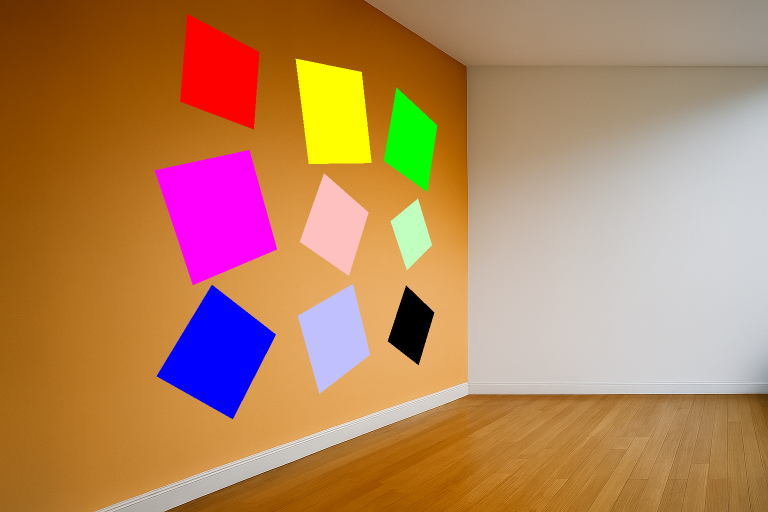
#> input picture img/challenge1.png, 1536 x 1024 px (shown at 1/2 size)
$ python challenge1.py
#> lines starting #> are read from the running program, lines starting #| are printed output that depends on the picture
### primitive.py
import numpy as np
import matplotlib.pyplot as plt

def is_in_quadrangle_homography(H, x, y, size=100):
    u, v = homography_apply(H, x, y)
    return (0 <= u <= size) and (0 <= v <= size)


def homography_estimate(x1, y1, x2, y2):
    H = np.array([[0,0,0],[0,0,0],[0,0,1]])
    A=np.zeros((8,8))
    B=np.zeros(8)

    for i in range(len(x1)):
        A[2*i] = [x1[i], y1[i], 1, 0, 0, 0, -x1[i]*x2[i], -y1[i]*x2[i]]
        A[2*i+1] = [0, 0, 0, x1[i], y1[i], 1, -x1[i]*y2[i], -y1[i]*y2[i]]

    for i in range(len(x2)):
        B[2*i] = x2[i]
        B[2*i+1] = y2[i]

    h = np.linalg.solve(A, B)
    H = np.array([
        [h[0], h[1], h[2]],
        [h[3], h[4], h[5]],
        [h[6], h[7], 1]
    ])

    return H

def homography_apply(H, x1, y1):
    # extraire les coefs de H
    h11, h12, h13 = H[0][0], H[0][1], H[0][2]
    h21, h22, h23 = H[1][0], H[1][1], H[1][2]
    h31, h32, h33 = H[2][0], H[2][1], H[2][2]

    x2 = (h11 * x1 + h12 * y1 + h13)/(h31 * x1 + h32 * y1 + h33)
    y2 = (h21 * x1 + h22 * y1 + h23)/(h31 * x1 + h32 * y1 + h33)

    return (x2, y2)

# [55 lines left out: functions homography_extraction, homography_cross_projection, homography_projection, not called in this run]

### challenge1.py
import primitive as p
import matplotlib.pyplot as plt
import numpy as np


def count_pixel(image, colors):
    count = np.zeros(len(colors))
    for i in range(image.shape[0]):
        for j in range(image.shape[1]):
            for k in range(len(colors)):
                if np.array_equal(image[i, j]*255, colors[k]):
                    count[k] += 1
    return count

def main():

    # importer l'image
    I = plt.imread("img/challenge1.png")
#> I is the input picture: shape (1024, 1536, 3) float32; mean R, G, B 0.706, 0.52, 0.367
    h, w = I.shape[0], I.shape[1]
#> h = 1024; w = 1536

    # coordonnées du carré de référence
    carre_image_x = [591, 723, 617, 742]
    carre_image_y = [117, 144, 327, 325]

    # coordonnées du carré destination
    carre_ref_x = [300, 400, 300, 400]
    carre_ref_y = [50, 50, 150, 150]

    H = p.homography_estimate(carre_ref_x, carre_ref_y, carre_image_x, carre_image_y)

    new_w = 600
    new_h = 500

    # création de la nouvelle image
    new_I = np.ones((new_h, new_w, 3), dtype=I.dtype)
    for i in range(new_h):
        for j in range(new_w):
            x_i, y_i = p.homography_apply(H, j, i)
            if 0 <= round(x_i) < w and 0 <= round(y_i) < h:
                new_I[i, j] = I[int(round(y_i)), int(round(x_i))]
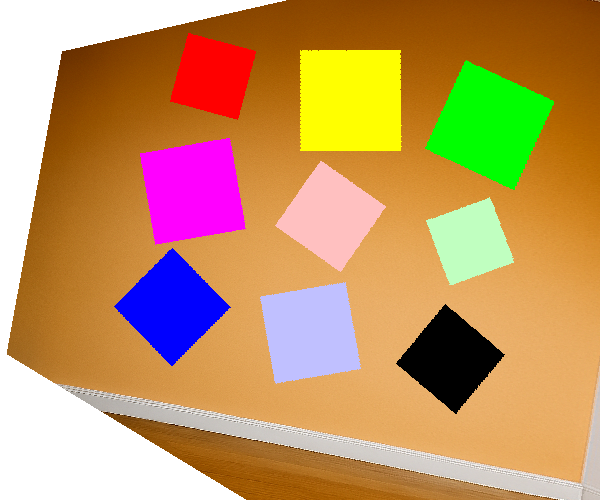
#> new_I: shape (500, 600, 3) float32; mean R, G, B 0.759, 0.585, 0.382

    # liste des couleurs
    colors = [[255, 0, 0], [255, 255, 0], [0, 255, 0], [255, 0, 255], [255, 192, 192], [192, 255, 192], [0, 0, 255], [192, 192, 255], [0, 0, 0]]
    colors_str = [("rouge",0.0), ("jaune",0.0), ("vert",0.0), ("magenta",0.0), ("saumon",0.0), ("vert pâle",0.0), ("bleu",0.0), ("gris",0.0), ("noir",0.0)]
    count = []

    # comptage des pixels
    max_size = 0
    max_index = 0
    count = count_pixel(new_I, colors)
#> count = [5006, 10162, 9601, 8481, 6403, 4753, 6926, 7680, 6041]
    for i in range(len(count)):
        if count[i] > max_size:
            max_size = count[i]
            max_index = i
#> this loop made 9 passes
#> (max_size, max_index) on passes 1 to 2: (5006, 0), (10162, 1)
#> after the loop, max_index = 1; max_size = 10162

    # normalisation est tri dans l'ordre
    for i in range(len(count)):
        colors_str[i] = (colors_str[i][0], count[i]/max_size)
#> this loop made 9 passes
#> after the loop, colors_str = [('rouge', 0.493), ('jaune', 1), ('vert', 0.945), ('magenta', 0.835), ('saumon', 0.63), ('vert pâle', 0.468), ('bleu', 0.682), ('gris', 0.756), ('noir', 0.594)]

    colors_str.sort(key=lambda x: x[1], reverse=True)
    for i in range(len(colors_str)):
        print(f"{colors_str[i][0]} : {colors_str[i][1]}")

    plt.imshow(new_I)
    plt.show()

if __name__ == "__main__":
    main()
